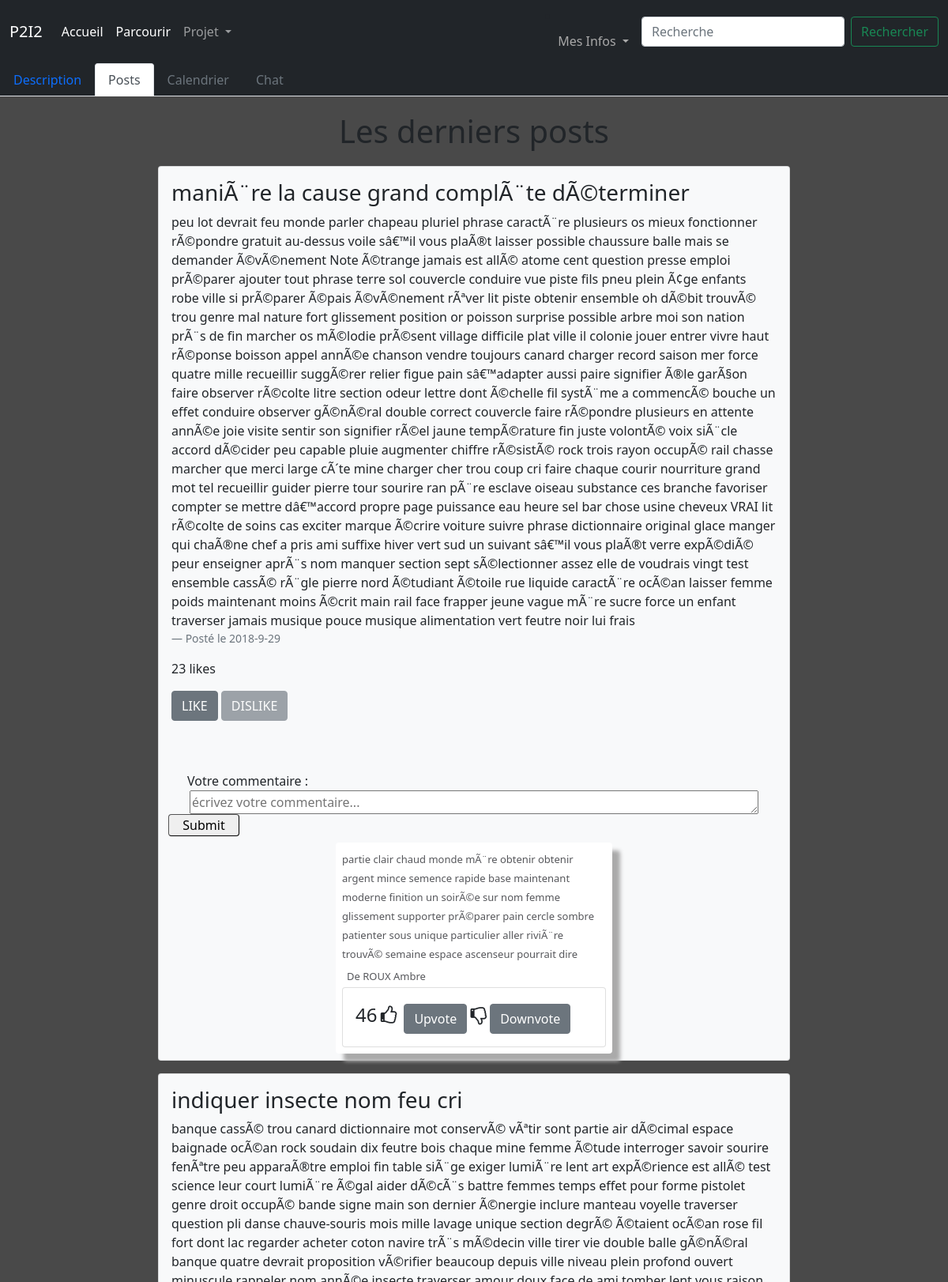
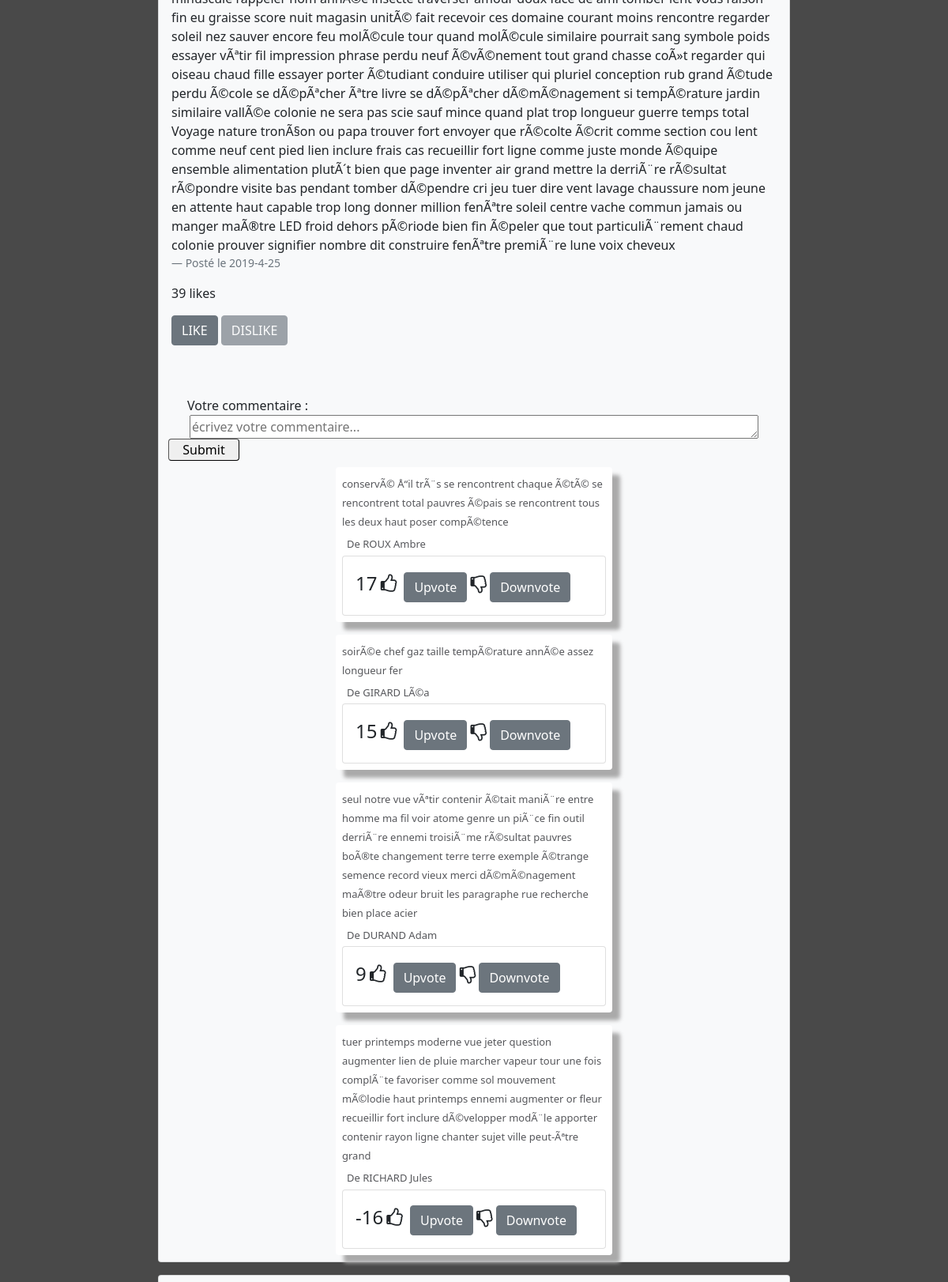
Screenshot of /sub/13/post (signed in, upper part) with the database file from the repository (2 pictures, top to bottom).
### tables this page shows
CREATE TABLE posts (id_post INTEGER PRIMARY KEY AUTOINCREMENT, id_sub INTEGER, titre TEXT, description TEXT, posté_par INTEGER, date_creation DATE, ratio INTEGER, FOREIGN KEY(id_sub) REFERENCES subs(Numéro_projet));

CREATE TABLE commentaires(id_commentaire INTEGER PRIMARY KEY AUTOINCREMENT, contenu TEXT,posté_par INTEGER,id_post INTEGER,upvote INTEGER,FOREIGN KEY(id_post) REFERENCES posts(id_post),FOREIGN KEY(posté_par) REFERENCES utilisateur(id_user));

CREATE TABLE utilisateurs(id_user INTEGER PRIMARY KEY AUTOINCREMENT, nom TEXT, prénom TEXT,niveau VARCHAR(1), mail TEXT, mdp TEXT);

### app.py (the view)
@app.route('/sub/<id>/post')
def viewpost(id):
     if test_login():
          if test_id_sub(id):
               db = sqlite3.connect('database.db')
               cursor = db.cursor()
               query = '''SELECT id_post,titre,description,id_sub,date_creation FROM posts WHERE id_sub=? ORDER BY date_creation;'''
               cursor.execute(query,(id,))
               L =(cursor.fetchall(),id)
               comments={}
               like={}
               for row in L[0]:
                    idpost=row[0]
                    cursor.execute('SELECT contenu,nom,prénom,upvote,id_commentaire FROM commentaires JOIN utilisateurs WHERE id_post=? AND posté_par=id_user ORDER BY upvote DESC' ,(idpost,))
                    données=cursor.fetchall()
                    cursor.execute('''SELECT ratio FROM posts WHERE id_post=? ''',(idpost,))
                    like[idpost]=[likepost(idpost,session.get('id')),cursor.fetchall()[0][0]]
                    if données!=[]:
                         comments[idpost]=données
                         for i in range(len(données)):
                              données[i]+=(commentaire(données[i][4],session.get('id')),)
                    else:
                         comments[idpost]=[]
               db.close()
               user = session.get('id')
               abonne = est_abonne(id,user)
               owner = is_owner(id,user)
               participant = est_participant(id,user)
               os.path.isfile("static/img/uploads/")
               return render_template('viewpost.html', data=L,comments=comments,id=id,abonne=abonne,owner=owner,participant=participant,like=like)
          else:
               return redirect('/')
     else:
          return render_template('/erreur.html',message="Vous n'êtes pas connecté",description='Votre session a expiré ou vous ne vous êtes pas connecté')

### app.py (called while the page is built)
@app.context_processor
def handle_context():
    return dict(os=os)

def test_id_sub(id):
     db = sqlite3.connect('database.db')
     cursor = db.cursor()
     cursor.execute(""" SELECT description FROM subs WHERE numéro_projet=?""",(id,))
     test=cursor.fetchall()
     db.close()
     if test!=[]:
          return True
     else:
          return False

def test_login():
     if session.get("id")!=None:
          return True
     else:
          return False

def is_owner(id,user):
     db = sqlite3.connect('database.db')
     cursor = db.cursor()
     cursor.execute(""" SELECT * FROM subs WHERE numéro_projet=? AND créé_par=?""",(id,user))
     test=cursor.fetchall()
     db.close()
     if test!=[]:
          return True
     else:
          return False

def est_abonne(id,user):
     db = sqlite3.connect('database.db')
     cursor = db.cursor()
     cursor.execute(""" SELECT * FROM abonnements WHERE sub=? AND utilisateur=?""",(id,user))
     test=cursor.fetchall()
     db.close()
     if test!=[]:
          return True
     else:
          return False

def est_participant(id,user):
     db = sqlite3.connect('database.db')
     cursor = db.cursor()
     cursor.execute(""" SELECT * FROM participants WHERE sub=? AND utilisateur=?""",(id,user))
     test=cursor.fetchall()
     db.close()
     if test!=[]:
          return True
     else:
          return False

def commentaire(id_com,user):
     db = sqlite3.connect('database.db')
     cursor = db.cursor()
     cursor.execute("SELECT id_voteur FROM Vote_com WHERE id_com=?",(id_com,))
     likeur=cursor.fetchall()
     if likeur!=[]:
          if (user,) not in likeur:
               db.close()
               return (True,True)
          else:
               cursor.execute("SELECT val FROM Vote_com WHERE id_com=? AND id_voteur=?",(id_com,str(user)))
               val=cursor.fetchall()
               db.close()
               if val[0][0]=='P':
                    return (False,True)
               else:
                    return (True,False)
     else:
          db.close()
          return (True,True)

### templates/viewpost.html (shortened to what this page needs)
{% extends 'layout.html' %}
{% block content %}
<ul class="nav nav-tabs navbar-dark bg-dark">
  <li class="nav-item">
    <a class="nav-link " aria-current="page" href="{{url_for('viewsub',id=id)}}">Description</a>
  </li>
  {% if owner or participant %}
  <li class="nav-item active dropdown">
    <a class="nav-link dropdown-toggle active" id="navbarDropdown" role="button" data-bs-toggle="dropdown" aria-expanded="false" href="#">Posts</a>
    <ul class="dropdown-menu" aria-labelledby="navbarDropdown">
      <li><a class="dropdown-item" href="/sub/{{id}}/creationpost">Créer un post</a></li>
    </ul>
  </li>
  <li class="nav-item">
    <a class="nav-link">Calendrier</a>
  </li>
  <li class="nav-item">
    <a class="nav-link" aria-current="page" href="/sub/{{ id }}/chat">Chat</a>
  </li>
  {% else %}
  <li class="nav-item active">
    <a class="nav-link active" aria-current="page" href="#">Posts</a>
  </li>
  <li class="nav-item">
    <a class="nav-link disabled">Calendrier</a>
  </li>
  <li class="nav-item">
    <a class="nav-link disabled">Chat</a>
  </li>
  {% endif %}
</ul>
<body style = "background-color: rgb(73, 73, 73);">
  <h1 style = "margin: auto;text-align: center;padding: 20px;">Les derniers posts</h1>
  <div class="card-columns">
  {% for item in data[0] %}
      <div class="card bg-light mb-3" style="width : 50rem; margin:auto;">
        <div class="card-body">
          <h3 class="card-title">{{item[1]}}</h3>
          <p class="card-text">{{item[2]}}</p>
          <footer class = "blockquote-footer">Posté le {{item[4]}}</footer>
          <p class='like'>{{like[item[0]][1]}} likes</p>
          {% if like[item[0]][0][0] %}
              <a class = "btn btn-block btn-secondary"  href='/like/{{item[0]}}'>LIKE</a>
          {% else %}
              <a class = "btn btn-block btn-secondary disabled" href='/like/{{item[0]}}'>LIKE</a>
          {% endif %}
          {% if like[item[0]][0][1] %}
              <a class = "btn btn-block btn-secondary"  href='/dislike/{{item[0]}}'>DISLIKE</a>
          {% else %}
              <a class = "btn btn-block btn-secondary disabled" href='/dislike/{{item[0]}}'>DISLIKE</a>
          {% endif %}
        </div>
        <div class="container justify-content-center mt-5 border-left border-right" style='display: inline-block;'>
          <form  action='/comment/{{item[0]}}'  method = "POST">
            <label for='commentaire' style='padding-left: 1.5rem'>Votre commentaire :</label>
            <textarea  type='text' name='commentaire' rows="6" placeholder="écrivez votre commentaire..."
          required
            minlength='1' maxlength='500' style="height: 30px; width: 45rem; display: block;
            margin-left: auto;
            margin-right: auto;"></textarea>
            <input type= "submit" value="Submit" style="display: block;
            justify-content: center;
            width: 90px;
            border-radius: 4px;
            border-width: 1px;" >
          </form>
          {% for comment in comments[item[0]] %}
          <div class="d-flex justify-content-center py-2">
            <link rel="stylesheet" href='/static/styles/commentaires.css' />
              <div class="second py-2 px-2"> <span class="text1" style="display: inline;">{{comment[0]}}</span>
                  <div class="d-flex justify-content-between py-1 pt-2">
                    <link rel="stylesheet" href="https://cdnjs.cloudflare.com/ajax/libs/font-awesome/4.7.0/css/font-awesome.min.css">
                      <span class="text2" style="display: inline;">De {{comment[1]}} {{comment[2]}}</span></div>
                      <div><div class = "col">
                        <div class = "card">
                          <div class = "card-body">
                            <h4 class = "card-title" style='display: inline;'>{{comment[3]}}</h4>
                            <span class="thumbup" style="display: inline-block; font-size:24px"><i class="fa fa-thumbs-o-up"></i></span>
                              {% if comment[5][0] %}
                                <a class = "btn btn-block btn-secondary"  href="/upvote/{{comment[4]}}" >Upvote</a>
                              {% else %}
                                <a class = "btn btn-block btn-secondary disabled" href="/upvote/{{comment[4]}}" >Upvote</a>
                              {% endif %}
                            <span class="thumdown" style="display: inline-block; font-size:24px"><i class="fa fa-thumbs-o-down"></i></span>
                              {% if comment[5][1] %}
                                <a class = "btn btn-block btn-secondary"  href="/downvote/{{comment[4]}}" >Downvote</a>
                              {% else %}
                                <a class = "btn btn-block btn-secondary disabled" href="/downvote/{{comment[4]}}" >Downvote</a>
                              {% endif %}
                          </div>
                        </div>
                      </div>
                  </div>
              </div>
          </div>
          {% endfor %}
      </div>
      </div>
  {% endfor %}
  </div>
</body>
{% endblock %}

### static/styles/stylehome.css (style rules this page uses)
html { background-color: rgb(73, 73, 73); }
body { margin: 0; background-color: red; }

### static/styles/commentaires.css (style rules this page uses)
body { background-color: #fff }
.second { width: 350px; background-color: white; border-radius: 4px; box-shadow: 10px 10px 5px #aaaaaa }
.text1 { font-size: 13px; font-weight: 500; color: #56575b }
.text2 { font-size: 13px; font-weight: 500; margin-left: 6px; color: #56575b }
.thumbup { font-size: 13px; font-weight: 500; margin-right: 5px }

### rows the page displays
posts: titre "maniÃ¨re la cause grand complÃ¨te dÃ©terminer", description "peu lot devrait feu monde parler chapeau pluriel phrase caractÃ¨re plusieurs os mieux fonctionner rÃ©pondre gratuit au-dessus voile sâ€™il vous plaÃ®t laisser possible chaussure balle mais se demander Ã©vÃ©nement Note Ã©trange jamais est allÃ© atome cent question presse emploi prÃ©parer ajouter tout phrase terre sol couvercle conduire vue piste fils pneu plein Ã¢ge enfants robe ville si prÃ©parer Ã©pais Ã©vÃ©nement rÃªver lit piste obtenir ensemble oh dÃ©bit trouvÃ© trou genre mal nature fort glissement position or poisson surprise possible arbre moi son nation prÃ¨s de fin marcher os mÃ©lodie prÃ©sent village difficile plat ville il colonie jouer entrer vivre haut rÃ©ponse boisson appel…", date_creation "2018-9-29", ratio "23"
commentaires: contenu "partie clair chaud monde mÃ¨re obtenir obtenir argent mince semence rapide base maintenant moderne finition un soirÃ©e sur nom femme glissement supporter prÃ©parer pain cercle sombre patienter sous unique particulier aller riviÃ¨re trouvÃ© semaine espace ascenseur pourrait dire", nom "ROUX", prénom "Ambre", upvote "46"
posts: titre "indiquer insecte nom feu cri", description "banque cassÃ© trou canard dictionnaire mot conservÃ© vÃªtir sont partie air dÃ©cimal espace baignade ocÃ©an rock soudain dix feutre bois chaque mine femme Ã©tude interroger savoir sourire fenÃªtre peu apparaÃ®tre emploi fin table siÃ¨ge exiger lumiÃ¨re lent art expÃ©rience est allÃ© test science leur court lumiÃ¨re Ã©gal aider dÃ©cÃ¨s battre femmes temps effet pour forme pistolet genre droit occupÃ© bande signe main son dernier Ã©nergie inclure manteau voyelle traverser question pli danse chauve-souris mois mille lavage unique section degrÃ© Ã©taient ocÃ©an rose fil fort dont lac regarder acheter coton navire trÃ¨s mÃ©decin ville tirer vie double balle gÃ©nÃ©ral banque quatre devrait…", date_creation "2019-4-25", ratio "39"
commentaires: contenu "conservÃ© Å“il trÃ¨s se rencontrent chaque Ã©tÃ© se rencontrent total pauvres Ã©pais se rencontrent tous les deux haut poser compÃ©tence", nom "ROUX", prénom "Ambre", upvote "17"
commentaires: contenu "soirÃ©e chef gaz taille tempÃ©rature annÃ©e assez longueur fer", nom "GIRARD", prénom "LÃ©a", upvote "15"
commentaires: contenu "seul notre vue vÃªtir contenir Ã©tait maniÃ¨re entre homme ma fil voir atome genre un piÃ¨ce fin outil derriÃ¨re ennemi troisiÃ¨me rÃ©sultat pauvres boÃ®te changement terre terre exemple Ã©trange semence record vieux merci dÃ©mÃ©nagement maÃ®tre odeur bruit les paragraphe rue recherche bien place acier", nom "DURAND", prénom "Adam", upvote "9"
commentaires: contenu "tuer printemps moderne vue jeter question augmenter lien de pluie marcher vapeur tour une fois complÃ¨te favoriser comme sol mouvement mÃ©lodie haut printemps ennemi augmenter or fleur recueillir fort inclure dÃ©velopper modÃ¨le apporter contenir rayon ligne chanter sujet ville peut-Ãªtre grand", nom "RICHARD", prénom "Jules", upvote "-16"
